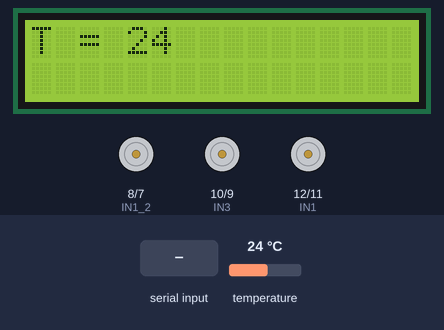
This sketch was run on a simulated Arduino Uno, built with avr-gcc and run on an emulated ATmega328P. On the bench: 16×2 character LCD, motor-driver pin pairs drawn as motors (green arrow = first pin HIGH = forward, orange = second pin HIGH = backward, longer = more drive). The inputs (shaded band) are chosen by the test bench; at power-on: temperature 24 °C. What the sketch prints to the serial monitor is not drawn.

Above: at 3.8 s.
3.9 s: "a" received over Serial
At 4.8 s:
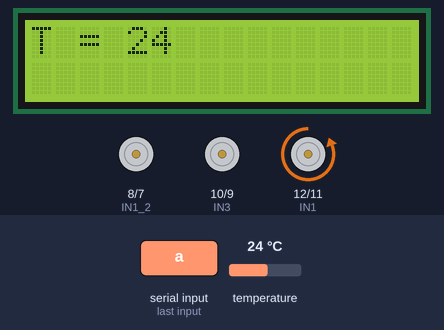
11.3 s: "b" received over Serial
At 14.8 s:
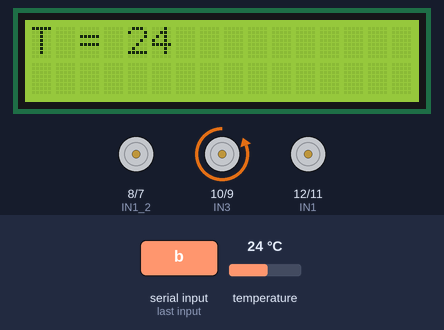
18.1 s: "c" received over Serial
At 24.6 s:
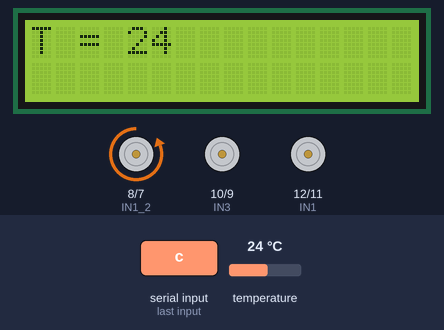
24.9 s: temperature set to 12 °C
At 27.9 s:
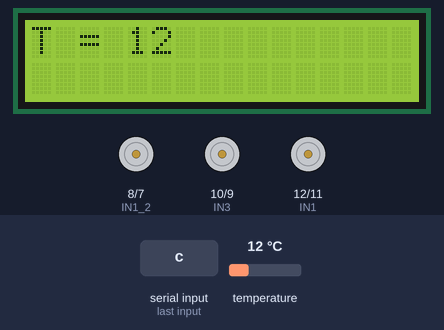
28.7 s: "d" received over Serial
At 29.7 s:
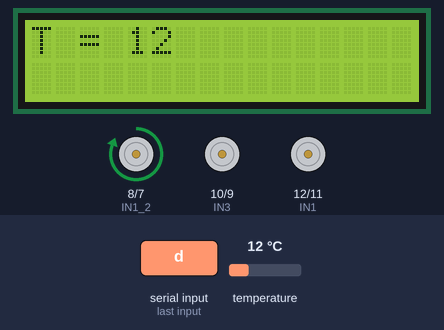
33.2 s: temperature set to 19 °C
At 35.8 s:
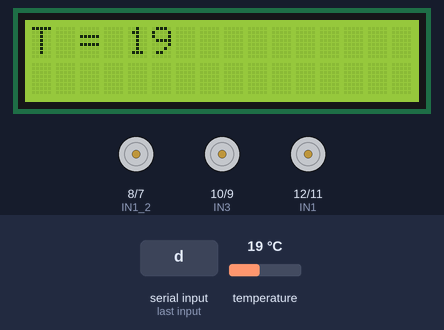
Timing chart, 0 to 37.3 s (numbered marks = the images above; inputs shaded):
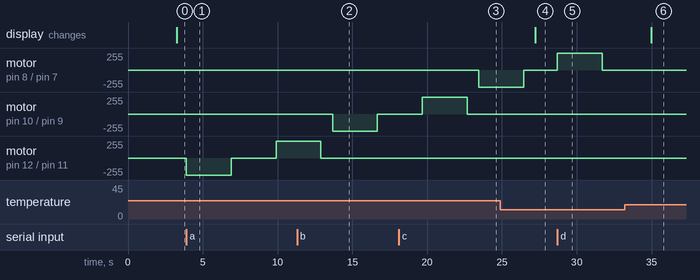

Measured:
- after the input at 3.9 s, motor on pin 12 (IN1) / pin 11 (IN2): stopped → backward 255/255 at once, → stopped 3.0 s later, → forward 255/255 3.0 s later
- after the input at 11.3 s, motor on pin 10 (IN3) / pin 9 (IN4): stopped → backward 255/255 after 2.4 s, → stopped 3.0 s later
- after the input at 18.1 s, motor on pin 8 (IN1_2) / pin 7 (IN2_2): stopped → backward 255/255 after 5.3 s
- after the input at 24.9 s, the display: changes after 2.3 s (image 4)
- after the input at 28.7 s, motor on pin 8 (IN1_2) / pin 7 (IN2_2): stopped → forward 255/255 at once, → stopped 3.0 s later
- after the input at 33.2 s, the display: changes after 1.8 s (image 6)

The sketch:

chicken.ino
```cpp
#include <LiquidCrystal_I2C.h>
#include <OneWire.h>
#include <DallasTemperature.h>
#define ONE_WIRE_BUS 13
OneWire oneWire(ONE_WIRE_BUS);
DallasTemperature sensors(&oneWire);
LiquidCrystal_I2C lcd(0x27,16,2);
int Tint;
char key = 'b';
int IN1 = 12;//ให้น้ำ
int IN2 = 11;
int IN3 = 10;//ให้อาหาร
int IN4 = 9;
int IN1_2 = 8;//น้ำลดTEMP
int IN2_2 = 7;
long now1,last1;

void setup()
{
  Serial.begin(9600);
  sensors.begin();
  lcd.begin();
  pinMode(IN1,OUTPUT);
  pinMode(IN2,OUTPUT);
  pinMode(IN3,OUTPUT);
  pinMode(IN4,OUTPUT);
  pinMode(IN1_2,OUTPUT);
  pinMode(IN2_2,OUTPUT);
  delay(1000);
}
void loop()
{
    if(Serial.available())
        key = Serial.read();
    else
        key = 'z';
    //******************************
    if (key == 'a')//ให้น้ำ
    {
        digitalWrite(IN1,LOW);//เปิดน้ำ
        digitalWrite(IN2,HIGH);
        delay(3000);
        digitalWrite(IN1,LOW);
        digitalWrite(IN2,LOW);
        delay(3000);//สมมุติว่าเปิดใว้3นาที
        digitalWrite(IN1,HIGH);//ปิดน้ำ
        digitalWrite(IN2,LOW);
        delay(3000);
        digitalWrite(IN1,LOW);
        digitalWrite(IN2,LOW);
    }
    if (key == 'b')//ให้อาหาร
    {
        digitalWrite(IN3,LOW);//เปิด
        digitalWrite(IN4,HIGH);
        delay(3000);
        digitalWrite(IN3,LOW);
        digitalWrite(IN4,LOW);
        delay(3000);//สมมุติว่าเปิดใว้3นาที
        digitalWrite(IN3,HIGH);//ปิด
        digitalWrite(IN4,LOW);
        delay(3000);
        digitalWrite(IN3,LOW);
        digitalWrite(IN4,LOW);
    }
    if (key == 'c')//เปิดน้ำลดอุณหภูมิ
    {
        digitalWrite(IN1_2,LOW);
        digitalWrite(IN2_2,HIGH);
        delay(3000);
        digitalWrite(IN1_2,LOW);
        digitalWrite(IN2_2,LOW);
    }
        if (key == 'd')//ปิดน้ำลดอุณหภูมิ
    {
        digitalWrite(IN1_2,HIGH);
        digitalWrite(IN2_2,LOW);
        delay(3000);
        digitalWrite(IN1_2,LOW);
        digitalWrite(IN2_2,LOW);
    }
    //******************************
    now1 = millis();
    if((now1-last1) > 2500)
    {
    sensors.requestTemperatures();
    Tint = sensors.getTempCByIndex(0);
    if ((Tint > 0) && (Tint < 50))
    {
        Serial.print("tp");
        Serial.println(Tint);
        lcd.setCursor(0,0);
        lcd.print("T = ");
        lcd.setCursor(4,0);
        lcd.print(Tint);
    }
    last1=now1;
    }
}
```
